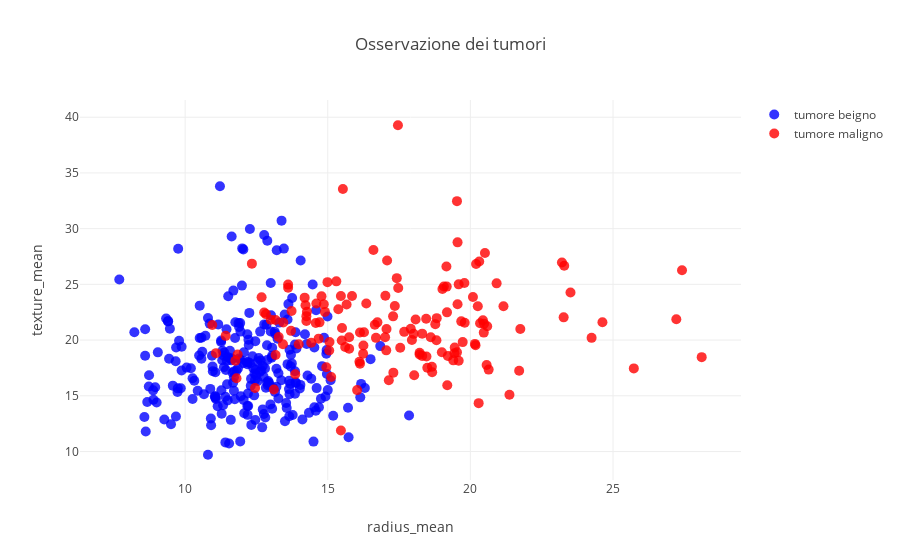

Notebook cell for this chart:
### Markdown cell above
## 1.2
In tutto abbimo 30 attributi. Si considerino i primi due, che corrispondono ai seguenti attributi ['radius_mean', 'texture_mean']. 

Si generi lo scatterplot per le 2 features con le osservazioni del dataset di training. Disegnate con puntini rossi le osservazioni in cui la variabile target y è uguale a 1 (tumore maligno) e con punti blu le osservazioni in cui la variabile target y è uguale a -1 (tumore benigno).

Guardando lo scatterplot appena generato, dite se le seguenti affermazioni sono vere o false
- Sia data una variabile di test con 'radius_mean' = 3 e 'texture_mean'= 1. Un algoritmo di classificazione k-NN, con `k=11`, associa la variabile di test alla classe positiva.
- Sia data una variabile di test con 'radius_mean' = -1 e 'texture_mean'= 2. Un algoritmo di classificazione k-NN, con `k=11`, associa la variabile di test alla classe positiva.
-  Sia data una variabile di test con 'radius_mean' = 1 e 'texture_mean'= -1.1. Un algoritmo di classificazione k-NN, con `k=1`, associa la variabile di test alla classe positiva 
-  Sia data una variabile di test con 'radius_mean' = 1 e 'texture_mean'= -1.1. Un algoritmo di classificazione k-NN, con `k=5`, associa la variabile di test alla classe positiva.

### Code cell
# Solution (to be completed)
import plotly.offline as py
import plotly.graph_objs as go
py.init_notebook_mode(connected = True)


trace1 = go.Scatter(
    x = xTrain[yTrain==1,0],
    y = xTrain[yTrain==1,1],
    name="tumore maligno",
    mode = 'markers',
    marker = dict(
        size = 10,
        color = 'rgba(255, 0, 0, .8)',

    )
)
trace0 = go.Scatter(
    x = xTrain[yTrain== -1,0],
    y = xTrain[yTrain==-1,1],
    name="tumore beigno",
    mode = 'markers',
    marker = dict(
        size = 10,
        color = 'rgba(0, 0, 255, .8)',

    )
)
data = [trace0, trace1]
layout = go.Layout( title = 'Osservazione dei tumori',
                    xaxis = {'title': 'radius_mean'},
                    yaxis = {'title': 'texture_mean'})
fig = go.Figure(data=data, layout=layout)
py.iplot(fig)

### Figure 1 — Plotly figure (JSON) as saved in the notebook; plotly's stock layout.template omitted (floating-point values rounded to 4 significant figures; data arrays with more than 128 entries replaced by an {"elided": "..."} marker saying what was removed)
{"data": [{"marker": {"color": "rgba(0, 0, 255, .8)", "size": 10}, "mode": "markers", "name": "tumore beigno", "type": "scatter", "uid": "b4f9eb38-f564-11e8-bf90-309c2316f643", "x": {"elided": "249 float values"}, "y": {"elided": "249 float values"}}, {"marker": {"color": "rgba(255, 0, 0, .8)", "size": 10}, "mode": "markers", "name": "tumore maligno", "type": "scatter", "uid": "b4f9fe9e-f564-11e8-83a9-309c2316f643", "x": {"elided": "149 float values"}, "y": {"elided": "149 float values"}}], "layout": {"title": "Osservazione dei tumori", "xaxis": {"title": "radius_mean"}, "yaxis": {"title": "texture_mean"}}}
